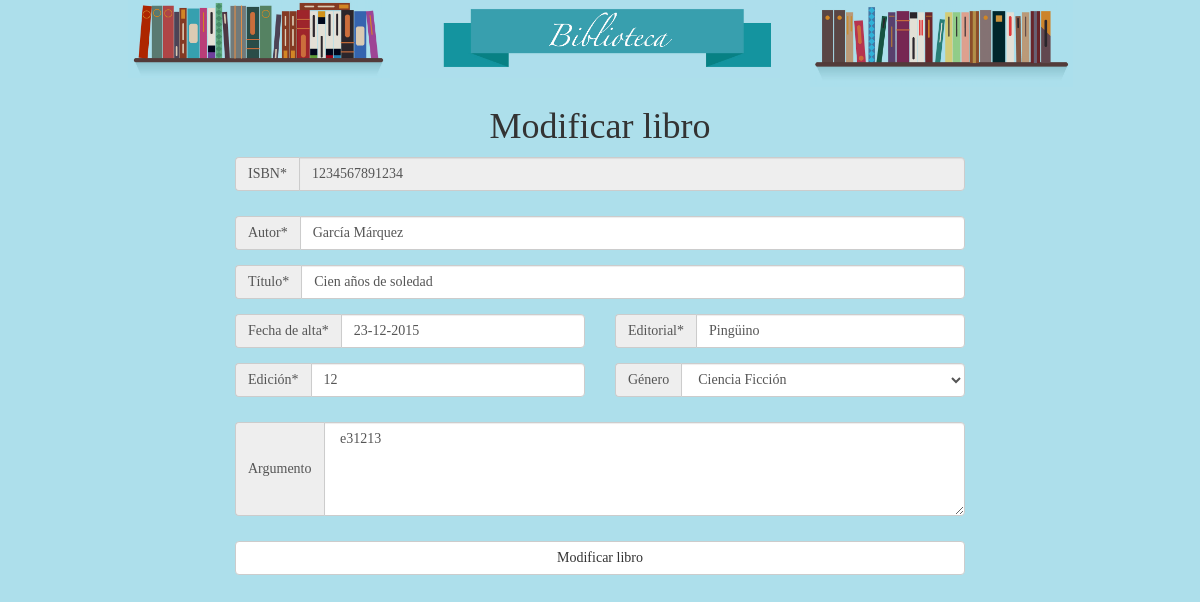
Page /fichaLibro.php?mod=m&isbn=1234567891234 (signed in) on the committed database.
### tables this page shows
CREATE TABLE `libros` (
  `isbn` varchar(13) NOT NULL,
  `titulo` varchar(150) NOT NULL,
  `autor` varchar(100) NOT NULL,
  `fecha_alta` date NOT NULL,
  `editorial` varchar(100) NOT NULL,
  `genero` varchar(2) NOT NULL,
  `edicion` varchar(10) NOT NULL,
  `argumento` varchar(200) NOT NULL
);

### fichaLibro.php (the view, shortened to what this page needs)
<!DOCTYPE html>
<html lang="es">
<?php
	include_once 'header.php';
?>
<?php
include_once 'conexion.php';
	$orden= "SELECT id, descripcion from generos";
	$resultado=$conn->query($orden);
	$generos = array();
	if (isset($resultado->num_rows) > 0) {
		while($fila = $resultado->fetch_assoc()) {
			$generos[$fila["id"]]= $fila["descripcion"];
		}
	}
?>
 <body>
	<main>
      <div class="container">
<?php
	include_once 'titulo.php';
?>
<?php
$autor="";
$genero="";
$titulo="";
$argumento="";
$editorial="";
$edicion="";
$fecha="";
if($_GET["mod"]=="n"){
	$opcion="Añadir Libro";
	$salida="grabarLibro.php";
}
else {
	$opcion="Modificar libro";
	$salida="modificarLibro.php";
	$orden= "SELECT autor, titulo, genero, DATE_FORMAT(fecha_alta,'%d-%m-%Y') as fecha , edicion, editorial, argumento from libros where isbn = '".$_GET["isbn"]."'";
	$resultado=$conn->query($orden);
	if (isset($resultado->num_rows) > 0) {
		while($fila = $resultado->fetch_assoc()) {
			$autor= $fila["autor"];
			$genero=$fila["genero"];
			$titulo=$fila["titulo"];
			$argumento=$fila["argumento"];
			$editorial=$fila["editorial"];
			$edicion=$fila["edicion"];
			$fecha=$fila["fecha"];
		}
	}
}
?>
  <div class='row'>
        	<div class='col-xs-10 col-xs-offset-1 text-center'>
        	  <h1><?php echo $opcion?></h1>
       	    </div>
   </div>
      <form class="form col-xs-8 col-xs-offset-2" action="<?php echo $salida ?>" method="post">
          <div class="row">
          	 <div class="form-group col-xs-12">
                <div class="input-group">
                   <span class="input-group-addon" id="addon-ISBN">ISBN*</span>
                     <input  <?php if($_GET["mod"]=="m") echo "READONLY value='".$_GET["isbn"]."' "?>type="text" class="form-control" id="isbn" name="isbn" aria-describedby="addon-ISBN"
                     onblur="comprobarObligatorioInline(this, errorISBN), comprobarCadenaInline(this, errorISBNLongitud, 12, 14), comprobarISBN(this.value)">
                </div>
              </div>
          </div>
         <div class="row">
          	 <div class="form-group col-xs-12">
                <div class="input-group">
                   <span class="input-group-addon" id="addon-autor">Autor*</span>
                     <input type="text" <?php echo "value='".$autor."'"?> class="form-control" id="autor" name="autor" aria-describedby="addon-autor"
                     onblur="comprobarObligatorioInline(this, errorAutor), comprobarCadenaInline(this, errorAutorLongitud, 0, 100)">
                </div>
              </div>
          </div>
          <div class="row">
          	 <div class="form-group col-xs-12">
                <div class="input-group">
                   <span class="input-group-addon" id="addon-titulo">Título*</span>
                     <input type="text" <?php echo "value='".$titulo."'"?>class="form-control" id="titulo" name="titulo" aria-describedby="addon-titulo"
                     onblur="comprobarObligatorioInline(this, errorTitulo), comprobarCadenaInline(this, errorTituloLongitud, 0, 100)">
                </div>
              </div>
          </div>
          <div class="row">
          	 <div class="form-group col-xs-6">
                <div class="input-group">
                   <span class="input-group-addon"
                   id="addon-fecha">Fecha de alta*</span>
                     <input type="text"  <?php echo "value='".$fecha."'"?> class="form-control" id="fecha" name="fecha" aria-describedby="addon-fecha" placeholder="dd-mm-yyyy"
                     onblur="comprobarObligatorioInline(this, errorFecha), comprobarFechaInline(this,errorFechaValida, errorFechaFormato)">
                </div>
              </div>
          	 <div class="form-group col-xs-6">
                <div class="input-group">
                   <span class="input-group-addon" id="addon-editorial">Editorial*</span>
                     <input type="text"  <?php echo "value='".$editorial."'"?> class="form-control" id="editorial" name="editorial" aria-describedby="addon-editorial"
                     onblur="comprobarObligatorioInline(this, errorEditorial), comprobarCadenaInline(this, errorEditorialLongitud, 0, 100)">
                </div>
              </div>
          </div>
          <div class="row">
          	 <div class="form-group col-xs-6">
                <div class="input-group">
                   <span class="input-group-addon"
                   id="addon-edicion">Edición*</span>
                     <input type="text"   <?php echo "value='".$edicion."'"?> class="form-control" id="edicion" name="edicion" aria-describedby="addon-edicion"
                     onblur="comprobarObligatorioInline(this, errorEdicion), comprobarCadenaInline(this, errorEdicion, 0, 30)">
                </div>
              </div>
          	  <div class="form-group col-md-6">
               <div class="input-group">
                  <span class="input-group-addon" id="addon-genero">Género</span>
                  <select class="form-control" id="genero" name="genero" aria-describedby="addon-genero" onblur="comprobarSelectInline(this, errorGenero)">
                 <?php
					for($i = 1; $i <= count($generos); $i++) {
					 if($i==$genero){
                 	 echo "<option selected value='".$i."'>".$generos[$i]."</option>";
                 	}
                 	else {
                    echo "<option  value='".$i."'>".$generos[$i]."</option>";
                 	}
                 }
                 ?>
                  </select>
               </div>
              </div>
          </div>
          <div class="row">
                <div class="form-group col-xs-12">
                  <div class="input-group">
                  	<span class="input-group-addon"
                  	id="addon-argumento">Argumento</span>
                    <textarea class="form-control"  rows="4" cols="120" id="argumento" name="argumento" aria-describedby="addon-argumento" placeholder="" onblur="comprobarObligatorioInline(this, errorArgumento), comprobarCadenaInline(this, errorArgumento, 0, 200)"><?php echo $argumento?> </textarea>
                  </div>
                </div>
              </div>
      <button type="submit" class="btn btn-default btn-block"
         onclick="return validar()"><?php echo $opcion?></button>
      </form>
      </div>
    </main>
 </body>
<?php
	include_once 'footer.php';
?>

### css/estilos.css (style rules this page uses)
body { background-color: rgb(173, 223, 235); font-family: serif; }

### rows in the picture
libros: autor "García Márquez", titulo "Cien años de soledad", editorial "Pingüino", edicion "12", genero "Ciencia Ficción", argumento "e31213"

### other values in the picture
$opcion "Modificar libro"
